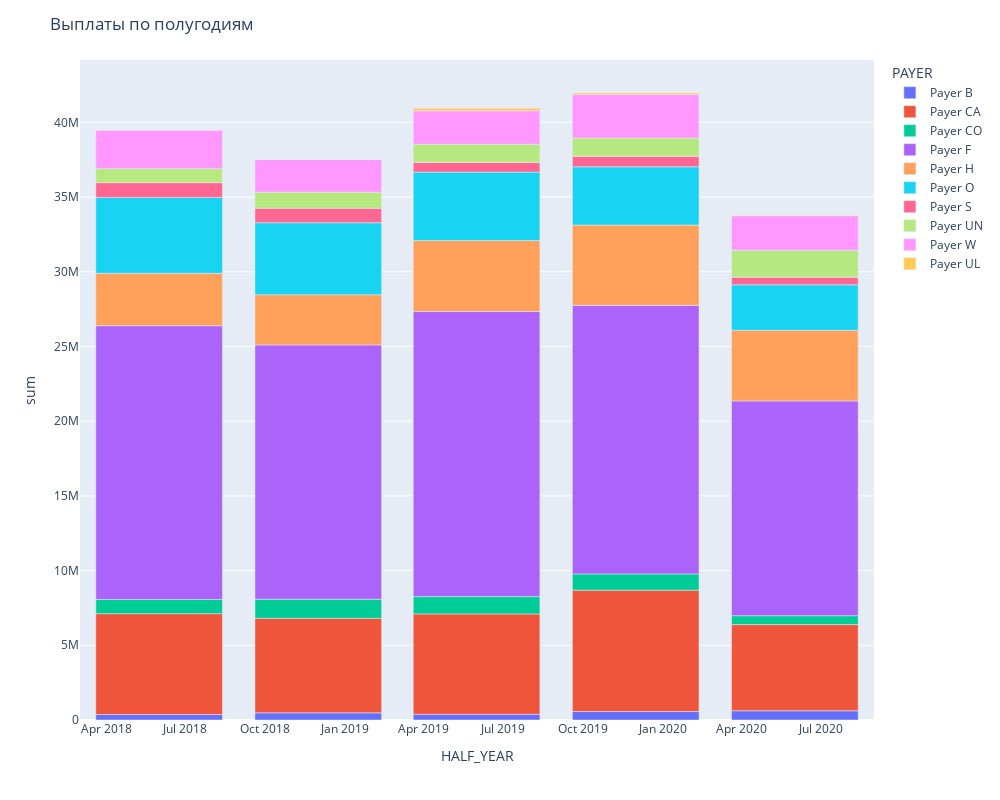

The code cell stored with this chart in its notebook:
### Code cell
fig = px.bar(df_paid, x='HALF_YEAR', y='sum', color='PAYER', barmode='relative', orientation='v')
fig.update_layout(title='Выплаты по полугодиям')
fig.update_layout(height=800, width=1000)
fig.show()

### Figure 1 — Plotly figure (JSON) as saved in the notebook; plotly's stock layout.template omitted (floating-point values rounded to 4 significant figures)
{"data": [{"alignmentgroup": "True", "hovertemplate": "PAYER=Payer B<br>HALF_YEAR=%{x}<br>sum=%{y}<extra></extra>", "legendgroup": "Payer B", "marker": {"color": "#636efa", "pattern": {"shape": ""}}, "name": "Payer B", "offsetgroup": "Payer B", "orientation": "v", "showlegend": true, "textposition": "auto", "type": "bar", "x": ["2018-06-01T00:00:00", "2018-12-01T00:00:00", "2019-06-01T00:00:00", "2019-12-01T00:00:00", "2020-06-01T00:00:00"], "xaxis": "x", "y": [366501, 479024, 382679, 564615, 616255], "yaxis": "y"}, {"alignmentgroup": "True", "hovertemplate": "PAYER=Payer CA<br>HALF_YEAR=%{x}<br>sum=%{y}<extra></extra>", "legendgroup": "Payer CA", "marker": {"color": "#EF553B", "pattern": {"shape": ""}}, "name": "Payer CA", "offsetgroup": "Payer CA", "orientation": "v", "showlegend": true, "textposition": "auto", "type": "bar", "x": ["2018-06-01T00:00:00", "2018-12-01T00:00:00", "2019-06-01T00:00:00", "2019-12-01T00:00:00", "2020-06-01T00:00:00"], "xaxis": "x", "y": [6748148, 6328717, 6717968, 8125953, 5769722], "yaxis": "y"}, {"alignmentgroup": "True", "hovertemplate": "PAYER=Payer CO<br>HALF_YEAR=%{x}<br>sum=%{y}<extra></extra>", "legendgroup": "Payer CO", "marker": {"color": "#00cc96", "pattern": {"shape": ""}}, "name": "Payer CO", "offsetgroup": "Payer CO", "orientation": "v", "showlegend": true, "textposition": "auto", "type": "bar", "x": ["2018-06-01T00:00:00", "2018-12-01T00:00:00", "2019-06-01T00:00:00", "2019-12-01T00:00:00", "2020-06-01T00:00:00"], "xaxis": "x", "y": [954370, 1275641, 1158028, 1084869, 595858], "yaxis": "y"}, {"alignmentgroup": "True", "hovertemplate": "PAYER=Payer F<br>HALF_YEAR=%{x}<br>sum=%{y}<extra></extra>", "legendgroup": "Payer F", "marker": {"color": "#ab63fa", "pattern": {"shape": ""}}, "name": "Payer F", "offsetgroup": "Payer F", "orientation": "v", "showlegend": true, "textposition": "auto", "type": "bar", "x": ["2018-06-01T00:00:00", "2018-12-01T00:00:00", "2019-06-01T00:00:00", "2019-12-01T00:00:00", "2020-06-01T00:00:00"], "xaxis": "x", "y": [18321146, 17019010, 19078583, 17977994, 14370776], "yaxis": "y"}, {"alignmentgroup": "True", "hovertemplate": "PAYER=Payer H<br>HALF_YEAR=%{x}<br>sum=%{y}<extra></extra>", "legendgroup": "Payer H", "marker": {"color": "#FFA15A", "pattern": {"shape": ""}}, "name": "Payer H", "offsetgroup": "Payer H", "orientation": "v", "showlegend": true, "textposition": "auto", "type": "bar", "x": ["2018-06-01T00:00:00", "2018-12-01T00:00:00", "2019-06-01T00:00:00", "2019-12-01T00:00:00", "2020-06-01T00:00:00"], "xaxis": "x", "y": [3506550, 3361654, 4749465, 5374926, 4732414], "yaxis": "y"}, {"alignmentgroup": "True", "hovertemplate": "PAYER=Payer O<br>HALF_YEAR=%{x}<br>sum=%{y}<extra></extra>", "legendgroup": "Payer O", "marker": {"color": "#19d3f3", "pattern": {"shape": ""}}, "name": "Payer O", "offsetgroup": "Payer O", "orientation": "v", "showlegend": true, "textposition": "auto", "type": "bar", "x": ["2018-06-01T00:00:00", "2018-12-01T00:00:00", "2019-06-01T00:00:00", "2019-12-01T00:00:00", "2020-06-01T00:00:00"], "xaxis": "x", "y": [5080573, 4818236, 4581491, 3898049, 3040953], "yaxis": "y"}, {"alignmentgroup": "True", "hovertemplate": "PAYER=Payer S<br>HALF_YEAR=%{x}<br>sum=%{y}<extra></extra>", "legendgroup": "Payer S", "marker": {"color": "#FF6692", "pattern": {"shape": ""}}, "name": "Payer S", "offsetgroup": "Payer S", "orientation": "v", "showlegend": true, "textposition": "auto", "type": "bar", "x": ["2018-06-01T00:00:00", "2018-12-01T00:00:00", "2019-06-01T00:00:00", "2019-12-01T00:00:00", "2020-06-01T00:00:00"], "xaxis": "x", "y": [985816, 971138, 650796, 699367, 503631], "yaxis": "y"}, {"alignmentgroup": "True", "hovertemplate": "PAYER=Payer UN<br>HALF_YEAR=%{x}<br>sum=%{y}<extra></extra>", "legendgroup": "Payer UN", "marker": {"color": "#B6E880", "pattern": {"shape": ""}}, "name": "Payer UN", "offsetgroup": "Payer UN", "orientation": "v", "showlegend": true, "textposition": "auto", "type": "bar", "x": ["2018-06-01T00:00:00", "2018-12-01T00:00:00", "2019-06-01T00:00:00", "2019-12-01T00:00:00", "2020-06-01T00:00:00"], "xaxis": "x", "y": [939265, 1074938, 1214221, 1226871, 1816911], "yaxis": "y"}, {"alignmentgroup": "True", "hovertemplate": "PAYER=Payer W<br>HALF_YEAR=%{x}<br>sum=%{y}<extra></extra>", "legendgroup": "Payer W", "marker": {"color": "#FF97FF", "pattern": {"shape": ""}}, "name": "Payer W", "offsetgroup": "Payer W", "orientation": "v", "showlegend": true, "textposition": "auto", "type": "bar", "x": ["2018-06-01T00:00:00", "2018-12-01T00:00:00", "2019-06-01T00:00:00", "2019-12-01T00:00:00", "2020-06-01T00:00:00"], "xaxis": "x", "y": [2543953, 2189622, 2241130, 2904748, 2301611], "yaxis": "y"}, {"alignmentgroup": "True", "hovertemplate": "PAYER=Payer UL<br>HALF_YEAR=%{x}<br>sum=%{y}<extra></extra>", "legendgroup": "Payer UL", "marker": {"color": "#FECB52", "pattern": {"shape": ""}}, "name": "Payer UL", "offsetgroup": "Payer UL", "orientation": "v", "showlegend": true, "textposition": "auto", "type": "bar", "x": ["2018-12-01T00:00:00", "2019-06-01T00:00:00", "2019-12-01T00:00:00", "2020-06-01T00:00:00"], "xaxis": "x", "y": [177, 168678, 106495, 34677], "yaxis": "y"}], "layout": {"barmode": "relative", "height": 800, "legend": {"title": {"text": "PAYER"}, "tracegroupgap": 0}, "margin": {"t": 60}, "title": {"text": "Выплаты по полугодиям"}, "width": 1000, "xaxis": {"anchor": "y", "autorange": true, "domain": [0, 1], "range": ["2018-03-02", "2020-08-31"], "title": {"text": "HALF_YEAR"}, "type": "date"}, "yaxis": {"anchor": "x", "autorange": true, "domain": [0, 1], "range": [0, 44170000.0], "title": {"text": "sum"}, "type": "linear"}}}
